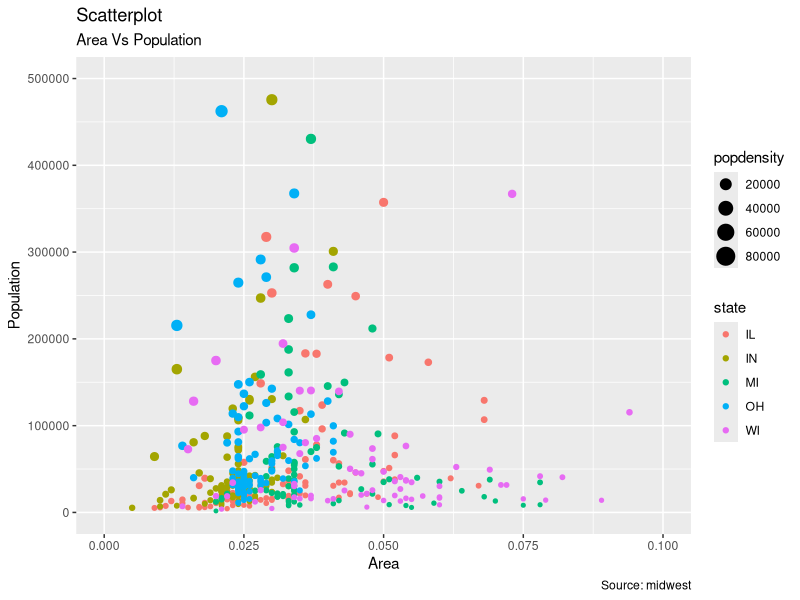

Recreate this plot in R.
library(ggplot2) # Loading our library

View(midwest) # Viewing our data set in its own tab

options(scipen = 999) # This changes our notation from scientific

ggplot(midwest, aes(x = area, y = poptotal)) + # Identifying which data set and columns we want to use
  geom_point(aes(col = state, size = popdensity)) + # Adding points according to color and size
  xlim(c(0, 0.1)) + # this zooms in on the x axis
  ylim(c(0, 500000)) + # this zooms in on the y axis
  labs(subtitle = "Area Vs Population", # This (and the next four lines) identify our labels
       y = "Population", 
       x = "Area", 
       title = "Scatterplot", 
       caption = "Source: midwest") 

#josh
#lisa